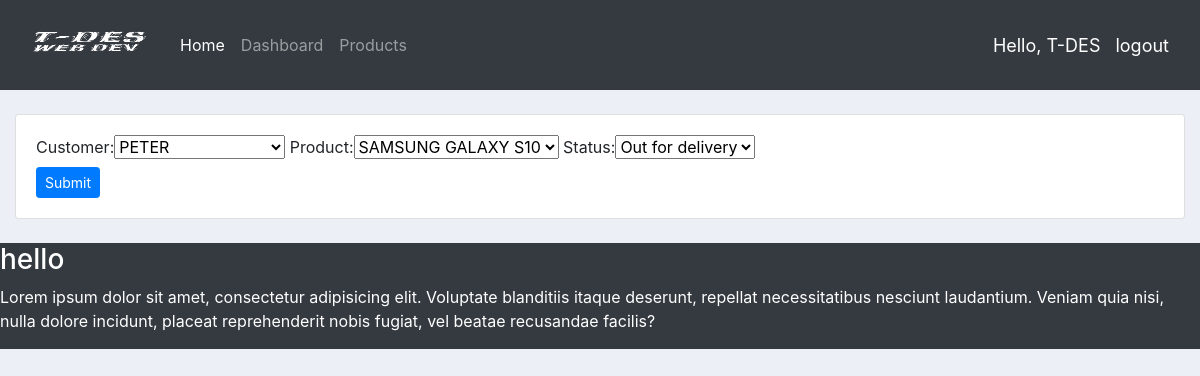
The page /update_order/1/ (signed in) on the database its author committed.
### accounts/models.py (models this page shows, shortened)
class Order(models.Model):
    STATUS = (
			('Pending', 'Pending'),
			('Out for delivery', 'Out for delivery'),
			('Delivered', 'Delivered'),
			)
    customer = models.ForeignKey(Customer, null=True, on_delete=models.SET_NULL)
    product = models.ForeignKey(Product, null=True, on_delete=models.SET_NULL)
    date_created = models.DateTimeField(auto_now_add=True, null=True)
    status = models.CharField(max_length=200, null=True, choices=STATUS)

### accounts/views.py (the view)
# urls.py: path('update_order/<str:pk>/', views.updateOrder, name="updateOrder"),
def updateOrder(request, pk):
    order = Order.objects.get(id=pk)
    form = OrderForm(instance=order)
    if request.method == 'POST':
        form = OrderForm(request.POST, instance=order)
        if form.is_valid():
            form.save()
            return redirect('/dashboard')
    context = {'form':form}
    return render(request, 'create_order.html', context)

### accounts/form.py
class OrderForm(ModelForm):
    class Meta:
        model = Order
        fields = '__all__'

### accounts/models.py (called while the page is built)
    def __str__(self):
        return self.name

    def __str__(self):
        return self.name

### templates/create_order.html (shortened to what this page needs)
{% extends "index.html" %}
{% block content %}
<div class="row">
    <div class="col">
        <div class="card card-body">
            <form action="" method="POST">
                {{form}}
                <br>
                <input class="btn btn-sm btn-primary" type="submit" name="submit">
            </form>
        </div>
    </div>
</div>
{% endblock %}

### templates/navbar.html (shortened to what this page needs)
{% load static %}
<!DOCTYPE html>
<html lang="en">
<head>
</head>
<body>
    <nav class="navbar navbar-expand-lg navbar-dark bg-dark" id="navb">
      <a class="navbar-brand" href="/">  <img id="logo" src="{% static 'images/logo.png' %}"> </a>
        <div class="collapse navbar-collapse" id="navbarNavAltMarkup">
          <div class="navbar-nav">
            <a class="nav-item nav-link active" href="/">Home <span class="sr-only">(current)</span></a>
            {% if request.user.is_staff %}
            <a class="nav-item nav-link" href="/dashboard">Dashboard</a>
            <a class="nav-item nav-link" href="/products">Products</a>
            {% elif user.is_authenticated %}
            <a class="nav-item nav-link" href="{% url 'accountSettings' %}">settings</a>
            {% endif %}
          </div>
        </div>
        {% if user.is_authenticated %}
        <span class="hello">Hello, {{request.user|upper}}</span>
        <span><a class="hello" href="{% url 'logout' %}">logout</a></span>
        {% else %}
        <span class="hello">Hello</span>
        <a class="nav-item nav-link" href="{% url 'register' %}">Sign up</a>
        <a class="nav-item nav-link text-success" href="{% url 'login' %}">Sign in</a>
        {% endif %}
   </nav>
</body>
</html>

### static/css/main.css (style rules this page uses)
.bg { background-color: #eceff5; }

### templates/navbar.html (style rules this page uses)
.hello { font-size: 18px; color: #ffffff; margin-right: 15px; }
#logo { max-height: 80px; width: 140px; }
#navb { padding-bottom: 0px; padding-top: 0px; }

### rows shown on the page
Order: customer "PETER", product "SAMSUNG GALAXY S10", status "Out for delivery"

### other values the page prints
{{ request.user|upper }} "T-DES"
